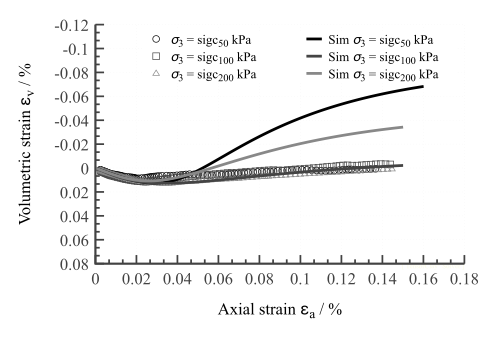

Write the gnuplot code that produced this figure.
# ==============================================================================
#   GNUPLOT ACADEMIC SCRIPT AUTOMATICALLY GENERATED BY TENSORCLAY (TRIAXLAB)     
#   Generated Time: 2026/05/25                                                  
# ==============================================================================

# ==============================================================================
# [Layout & Canvas Geometry] Advanced Dimension & Publishing Optimization
# Engine: TensorClay True-Render Core Architecture
# ==============================================================================

# --- Physical Output Canvas Size Control ---
set terminal pdfcairo size 5.00in, 3.00in color enhanced font 'Times-New-Roman,12' background rgb 'white'
set lmargin at screen 0.20
set bmargin at screen 0.24
set rmargin at screen 0.91
set tmargin at screen 0.92

# [Academic Protection] Enforcing locked 1:1 scale to completely eradicate aspect distortion.
set origin 0,0
set size 1,1

# --- TensorClay Ecosystem Signature Mark (Ultra-Faded Phantom Weight) ---
set label "[ TensorClay{^b} Solver ]" at screen 0.93, 0.24 right font 'Times-New-Roman,7.5' textcolor rgb '#E0E0E020'

# --- Professional Infrastructure (Outward Tics & Academic Grid) ---
set border 3 lw 2.5 lc rgb '#424242'             # L-shaped open layout
set tics out nomirror font ',19' scale 1.5, 0.75 # Scale-aware outward tics prevent clipping
set mxtics 2
set mytics 2
set grid xtics ytics lc rgb '#E5E5E5' lw 0.8 dt 2  # Non-intrusive gray reference grid
# --- Layout Block Segment End ---

# ==============================================================================
# [Figure & Output Configuration] Environment Setup (Academic Cairo Channel)
# ==============================================================================

set terminal pdfcairo size 5.00in, 3.50in color enhanced font 'Times-New-Roman,14' background rgb 'white'
set output 'workspace_plot_260525_002_render.pdf'

# --- Journal Standard Clip & Layout Hygiene ---
set clip points
set clip one
set tics scale 1.0
set grid xtics ytics lt 0 lw 0.5 lc rgb '#e0e0e0'

# --- Dynamic Margin Adjustment based on Canvas Size ---
margin_left   = 0.95
margin_bottom = 0.86
margin_right  = 0.35
margin_top    = 0.24

canvas_w = 5.00
canvas_h = 3.50

set lmargin at screen (margin_left / canvas_w)
set rmargin at screen (1.0 - (margin_right / canvas_w))
set bmargin at screen (margin_bottom / canvas_h)
set tmargin at screen (1.0 - (margin_top / canvas_h))

# ------------------------------------------------------------------------------
# --- Academic Color Palette Line Mapping ---
set linetype 1 lc rgb '#000000' lw 2.2 pt 5 ps 0.8
set linetype 2 lc rgb '#444444' lw 2.0 pt 7 ps 0.8
set linetype 3 lc rgb '#888888' lw 1.8 pt 9 ps 0.8
set linetype 4 lc rgb '#b5b5b5' lw 1.5 pt 13 ps 0.8
set linetype 5 lc rgb '#222222' lw 2.0 pt 11 ps 0.8
set linetype cycle 5

# --- Fine-tune vector point objects for EPS/PDF outputs ---
set pointsize 0.9

set encoding utf8
# --- Figure Block Segment End ---

# ==============================================================================
# [Macro Axes Space & Legend Logic Setup] Academic High-Resolution Pipeline
# ==============================================================================

set key top right horizontal Left reverse enhanced maxcols 2 samplen 1.5 spacing 1.2 font ',14' nobox noopaque
# [Visual Aesthetic] Key Box removed; Opaque mask activated to shield underlying curves.

unset grid
set grid xtics ytics lc rgb '#E5E5E5' lw 0.8 dt 2
unset xzeroaxis
unset yzeroaxis
unset title
unset logscale
# --- Axes Space Block Segment End ---

# ==============================================================================
# [Subplot Axes Physics & Metrics] Geotechnical True-Render Protocol
# ==============================================================================

set tics in nomirror font ',18' scale 1.5, 0.75
set format x '%-g'
set format y '%-g'
set mxtics 3
set mytics 3

set xlabel 'Axial strain {/Symbol e}_{a} / %' textcolor rgb 'black' font ',18' offset 0,-0.6
set ylabel 'Volumetric strain {/Symbol e}_{v} / %' textcolor rgb 'black' font ',18' offset -3.2,0

unset logscale
set offsets 0, 0, 0, 0
set autoscale x
set yrange [*:*] reverse

# --- Precise Academic Boundary Padding (Polarity Adaptive) ---
set offsets graph 0.00, 0.00, 0.05, 0.05
# --- Axis Block Segment End ---

# ==============================================================================
# [Artist & LineStyle Specifications] Academic Aesthetics Setup (Journal Standard)
# ==============================================================================

GLOBAL_PLOT_STYLE = 'points'
GLOBAL_SMOOTH_ALGO = ''

# --- Dynamic Infrastructure for Microscopic Case Tracks ---
# [CASE NODE] sigc_50kPa
set linestyle 101 lt 1 lw 1.0 pt 6 ps 0.8
CASE_EXP_SKIP_101 = 100
CASE_EXP_FACTOR_X_101 = 1.0
CASE_EXP_FACTOR_Y_101 = 1.0
set linestyle 201 lt 1 dt 1 lw 4.0 pt 1 ps 0.0
CASE_SIMU_FACTOR_X_201 = 1.0
CASE_SIMU_FACTOR_Y_201 = 1.0

# [CASE NODE] sigc_100kPa
set linestyle 102 lt 2 lw 1.0 pt 4 ps 0.8
CASE_EXP_SKIP_102 = 100
CASE_EXP_FACTOR_X_102 = 1.0
CASE_EXP_FACTOR_Y_102 = 1.0
set linestyle 202 lt 2 dt 1 lw 4.0 pt 1 ps 0.0
CASE_SIMU_FACTOR_X_202 = 1.0
CASE_SIMU_FACTOR_Y_202 = 1.0

# [CASE NODE] sigc_200kPa
set linestyle 103 lt 3 lw 1.0 pt 8 ps 0.8
CASE_EXP_SKIP_103 = 100
CASE_EXP_FACTOR_X_103 = 1.0
CASE_EXP_FACTOR_Y_103 = 1.0
set linestyle 203 lt 3 dt 1 lw 4.0 pt 1 ps 0.0
CASE_SIMU_FACTOR_X_203 = 1.0
CASE_SIMU_FACTOR_Y_203 = 1.0

# --- Artist Block Segment End ---

# [Debug Check] artistBlock Found: true
# [Debug Check] Raw 'STYLE' in Dictionary: 'points'
# [Debug Check] Final specs.GlobalStyle Value: 'points'

# ==============================================================================
# [Dynamic Data Matrix Mapping] Generated by TensorClay Data Engine
# ==============================================================================

# --- Datafile Parser Configuration for CSV/.sdb ---
set datafile separator ','
set datafile commentschars '#!'

array Files_100[3]
Files_100[1] = './C5_G01.sdb'
Files_100[2] = './C5_G02.sdb'
Files_100[3] = './C5_G03.sdb'
array Labels_100[3]
Labels_100[1] = '{/:Italic {/Symbol {/:Italic s}}}_{3} = sigc_{50} kPa'
Labels_100[2] = '{/:Italic {/Symbol {/:Italic s}}}_{3} = sigc_{100} kPa'
Labels_100[3] = '{/:Italic {/Symbol {/:Italic s}}}_{3} = sigc_{200} kPa'

array Files_101[3]
Files_101[1] = '/Users/lhc/ATENSORLAB/TensorClay典型案例-Gnuplot绘图模式/batch-sigc_50kPa.sdb'
Files_101[2] = '/Users/lhc/ATENSORLAB/TensorClay典型案例-Gnuplot绘图模式/batch-sigc_100kPa.sdb'
Files_101[3] = '/Users/lhc/ATENSORLAB/TensorClay典型案例-Gnuplot绘图模式/batch-sigc_200kPa.sdb'
array Labels_101[3]
Labels_101[1] = 'Sim {/:Italic {/Symbol {/:Italic s}}}_{3} = sigc_{50} kPa'
Labels_101[2] = 'Sim {/:Italic {/Symbol {/:Italic s}}}_{3} = sigc_{100} kPa'
Labels_101[3] = 'Sim {/:Italic {/Symbol {/:Italic s}}}_{3} = sigc_{200} kPa'

# --- Core Coordinate Axis Mapping Indices ---
X_COLUMN_INDEX = 1
Y_COLUMN_INDEX = 2
# --- Data Block Segment End ---

# ==============================================================================
# [Data Flow Execution Pipeline] Main Plot Execution
# ==============================================================================
plot \
     Files_100[1] every CASE_EXP_SKIP_101 using (column(X_COLUMN_INDEX)*CASE_EXP_FACTOR_X_101):(column(Y_COLUMN_INDEX)*CASE_EXP_FACTOR_Y_101) title Labels_100[1] with points ls 101, \
     Files_100[2] every CASE_EXP_SKIP_102 using (column(X_COLUMN_INDEX)*CASE_EXP_FACTOR_X_102):(column(Y_COLUMN_INDEX)*CASE_EXP_FACTOR_Y_102) title Labels_100[2] with points ls 102, \
     Files_100[3] every CASE_EXP_SKIP_103 using (column(X_COLUMN_INDEX)*CASE_EXP_FACTOR_X_103):(column(Y_COLUMN_INDEX)*CASE_EXP_FACTOR_Y_103) title Labels_100[3] with points ls 103, \
     Files_101[1] using (column(X_COLUMN_INDEX)*CASE_SIMU_FACTOR_X_201):(column(Y_COLUMN_INDEX)*CASE_SIMU_FACTOR_Y_201) title Labels_101[1] with lines ls 201, \
     Files_101[2] using (column(X_COLUMN_INDEX)*CASE_SIMU_FACTOR_X_202):(column(Y_COLUMN_INDEX)*CASE_SIMU_FACTOR_Y_202) title Labels_101[2] with lines ls 202, \
     Files_101[3] using (column(X_COLUMN_INDEX)*CASE_SIMU_FACTOR_X_203):(column(Y_COLUMN_INDEX)*CASE_SIMU_FACTOR_Y_203) title Labels_101[3] with lines ls 203

# --- [Render Flow Completed Safely] ---
unset output
